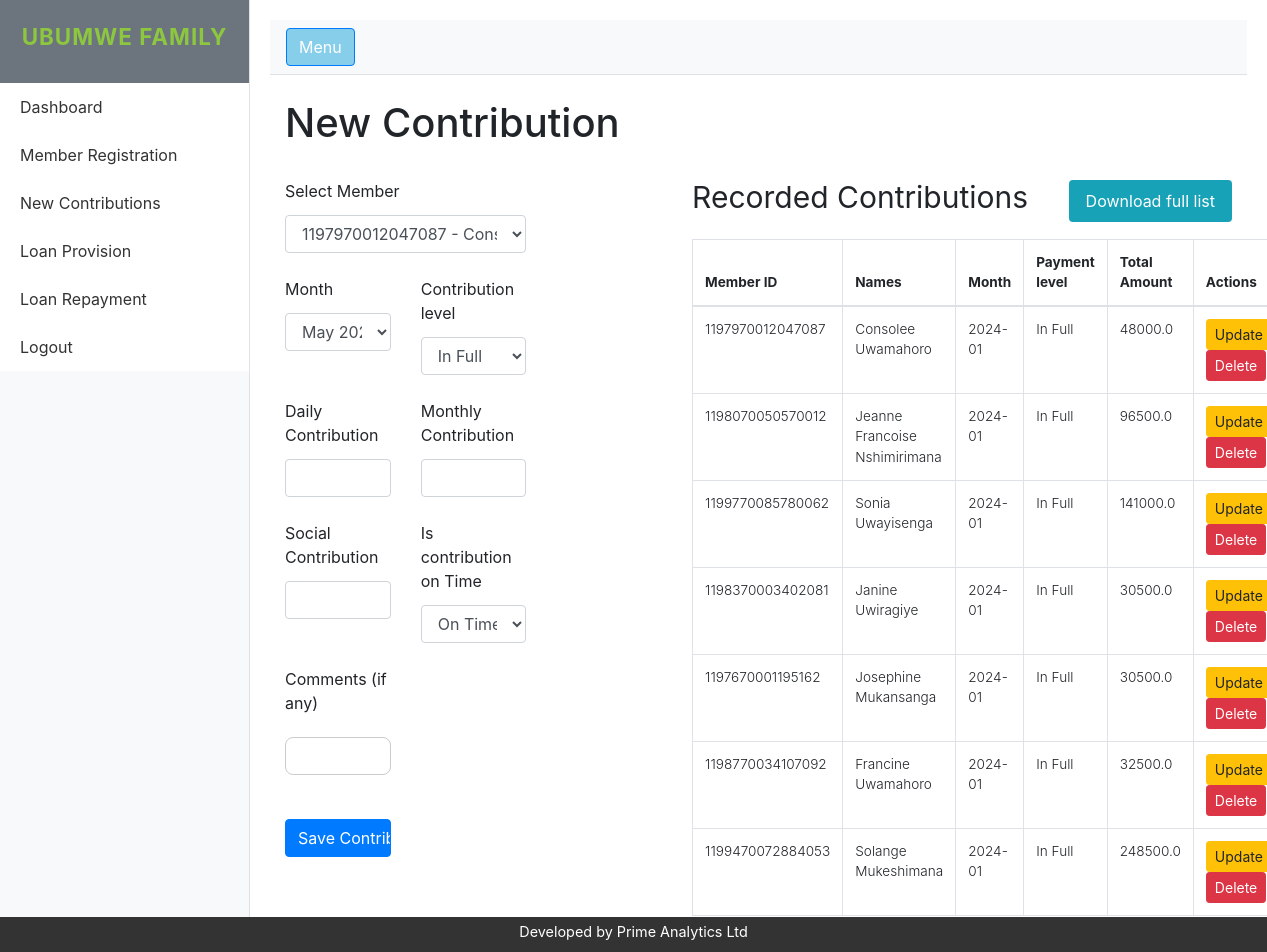
The app's page /contribute (signed in) with its own data.
### savings_group/models.py (models this page shows)
class Contribution(db.Model):
    id = db.Column(db.Integer, primary_key=True)
    member_id = db.Column(db.String(16), db.ForeignKey('member.id'), nullable=False)
    month = db.Column(db.String(7), nullable=False)  # Format: YYYY-MM
    contrib_type = db.Column(db.String(7), nullable=False) #Either In full and In part
    contrib_time = db.Column(db.String(7), nullable=False)  # Either In full and In part
    daily_contr_amount = db.Column(db.Float, nullable=False) #Daily Contribution
    monthly_contr_amount = db.Column(db.Float, nullable=False) #Monthly Contribution
    social_contr_amount = db.Column(db.Float, nullable=False) #Social Contribution
    date_of_record_reg = db.Column(db.DateTime, default=lambda: datetime.now(gmt_plus_2).replace(microsecond=0), nullable=False)
    late_days = db.Column(db.Integer, nullable=True) #Number of Days the contribution has been late
    penalty_amount = db.Column(db.Float, nullable=True)  # Total penalties paid
    total_paid = db.Column(db.Float, nullable=True)  # Total amount paid (contributions + penalties)
    comment = db.Column(db.String(400), nullable=True) # Any comment the user want to put in
    member = db.relationship('Member', backref=db.backref('contributions', lazy=True))

class Member(db.Model):
    id = db.Column(db.String(16), primary_key=True)
    first_name = db.Column(db.String(100), nullable=False)
    last_name = db.Column(db.String(100), nullable=False)
    phone = db.Column(db.String(10), nullable=False)
    nber_of_accounts = db.Column(db.Integer, nullable=False)
    joining_date = db.Column(db.Date, nullable=True)
    next_of_kin = db.Column(db.String(100), nullable=True)
    date_of_registration = db.Column(
        db.DateTime,
        default=lambda: datetime.now(gmt_plus_2).replace(second=0, microsecond=0),
        nullable=False
    )

### savings_group/app.py (the view)
@app.route('/contribute', methods=['GET', 'POST'])
@login_required
def contribute():
    form = ContributionForm()
    form.member.choices = [
        (str(member.id), f"{member.id} - {member.first_name} {member.last_name}")
        for member in Member.query.all()
    ]
    selected_member_id = form.member.data or (form.member.choices[0][0] if form.member.choices else None)
    if selected_member_id:
        form.month.choices = get_available_months_for_member(selected_member_id)
    else:
        form.month.choices = get_all_months()
    form.contrib_type.choices = [
        ('In Full', 'In Full'),
        ('Partial', 'Partial')
    ]
    form.contrib_time.choices = [
        ('On Time', 'On Time'),
        ('Late', 'Late')
    ]
    if form.validate_on_submit():
        member_id = form.member.data
        member = Member.query.filter_by(id=member_id).first()
        month = form.month.data
        contrib_type = form.contrib_type.data
        contrib_time = form.contrib_time.data
        daily_contr_amount = form.daily_contr_amount.data
        monthly_contr_amount = form.monthly_contr_amount.data
        social_contr_amount = form.social_contr_amount.data
        late_days   = form.late_days.data
        comment = form.comment.data or ""  # Default to empty string
        penalty_amount = form.penalty_amount.data or 0  # Default to 0 if None
        total_paid = (daily_contr_amount or 0) + (monthly_contr_amount or 0) + (
                    social_contr_amount or 0) + penalty_amount
        existing_contribution = Contribution.query.filter_by(
            member_id=member.id, month=form.month.data
        ).first()
        if existing_contribution:
            flash(f'Contribution for {form.month.data} already recorded!', 'warning')
            return redirect(url_for('contribute'))
        new_contribution = Contribution(
            member_id=member.id,
            month=month,
            contrib_type =contrib_type,
            contrib_time =contrib_time,
            daily_contr_amount = daily_contr_amount,
            monthly_contr_amount = monthly_contr_amount,
            social_contr_amount = social_contr_amount,
            late_days = late_days,
            penalty_amount = penalty_amount,
            total_paid=total_paid,
            comment=comment
        )
        print("Form Submitted Data:", form.data)
        db.session.add(new_contribution)
        db.session.commit()
        flash(f'Contribution of {total_paid} recorded for {member.first_name} {member.last_name}!', 'success')
        return redirect(url_for('contribute'))
    else:
        print("Form Errors:", form.errors)
    return render_template('contribute.html', form=form, contributions =get_list_of_contributions())

### savings_group/forms.py
class ContributionForm(FlaskForm):
    member = SelectField('Select Member', coerce=str, validators=[DataRequired()])
    month = SelectField(
        'Month',
        validators=[DataRequired(), Regexp(r'^\d{4}-\d{2}$', message="Invalid month format (YYYY-MM)")]
    )
    contrib_type =SelectField('Contribution level', validators=[DataRequired()])
    contrib_time =SelectField('Is contribution on Time', validators=[DataRequired()])
    daily_contr_amount = IntegerField('Daily Contribution', validators=[DataRequired()])
    monthly_contr_amount = IntegerField('Monthly Contribution', validators=[DataRequired()])
    social_contr_amount = IntegerField('Social Contribution', validators=[DataRequired()])
    late_days = IntegerField('Number of Late days', validators=[Optional(), NumberRange(min=0, max=100)])
    penalty_amount = IntegerField('Total Penalties', validators=[Optional()])
    comment = StringField('Comments (if any)', validators=[Optional()])
    submit = SubmitField('Save Contribution')

### savings_group/app.py (called while the page is built)
def login_required(f):
    @wraps(f)
    def decorated_function(*args, **kwargs):
        if 'user_id' not in session:
            return redirect(url_for('login'))
        return f(*args, **kwargs)
    return decorated_function

### savings_group/data.py (called while the page is built)
def get_list_of_contributions():
    return db.session.execute(text("""
        SELECT Contribution.*, Member.first_name, Member.last_name
        FROM Contribution
        JOIN Member ON Contribution.member_id = Member.id
        ORDER BY Contribution.month DESC
    """))

def get_all_months(start_year=2022):
    now = datetime.now()
    months = []
    for year in range(start_year, now.year + 1):
        last_month = now.month if year == now.year else 12
        for month in range(1, last_month + 1):
            value = f"{year}-{month:02d}"
            label = datetime(year, month, 1).strftime("%B %Y")
            months.append((value, label))
    return months[::-1]  # Most recent first

def get_available_months_for_member(member_id):
    all_months = get_all_months()
    contributed_months = {
        c.month for c in Contribution.query.filter_by(member_id=member_id).all()
    }
    return [m for m in all_months if m[0] not in contributed_months]

### savings_group/templates/contribute.html (shortened to what this page needs)
{% extends "custom_layout.html" %}
{% block content %}
    <h1>New Contribution</h1>
    <div class="row">
        <div class="col-md-5">
            <form method="POST" action="{{ url_for('contribute') }}" >
                <div class="row g-3 mt-4">
                    <div class="col-md-8">
                        <label for="member" class="form-label">{{ form.member.label }}</label>
                        {{ form.member(class="form-control", id="member") }}
                    </div>
                </div>
                <div class="row g-3 mt-4">
                    <div class="col-md-4">
                        <label for="month" class="form-label">{{ form.month.label }}</label>
                        {{ form.month(class="form-control", id="month") }}
                    </div>
                     <div class="col-md-4">
                        <label for="contrib_type" class="form-label">{{ form.contrib_type.label }}</label>
                        {{ form.contrib_type(class="form-control", id="contrib_type") }}
                    </div>
                </div>
                <div class="row g-3 mt-4">
                    <div class="col-md-4">
                        <label for="daily_contr_amount" class="form-label">{{ form.daily_contr_amount.label }}</label>
                        {{ form.daily_contr_amount(class="form-control", id="daily_contr_amount") }}
                    </div>
                    <div class="col-md-4">
                        <label for="monthly_contr_amount" class="form-label">{{ form.monthly_contr_amount.label }}</label>
                        {{ form.monthly_contr_amount(class="form-control", id="monthly_contr_amount") }}
                    </div>
                </div>
                <div class="row g-3 mt-4">
                    <div class="col-md-4">
                        <label for="social_contr_amount" class="form-label">{{ form.social_contr_amount.label }}</label>
                        {{ form.social_contr_amount(class="form-control", id="social_contr_amount") }}
                    </div>
                    <div class="col-md-4">
                        <label for="contrib_time" class="form-label">{{ form.contrib_time.label }}</label>
                        {{ form.contrib_time(class="form-control", id="contrib_time", onchange="togglePenalties()") }}
                    </div>
                </div>
                <div class="row g-3 mt-4">
                    <div class="col-md-4">
                        <label for="comment" class="form-label">{{ form.comment.label }}</label>
                        {{ form.comment(class="form-control", id="comment") }}
                    </div>
                </div>
                <div class="row g-3 mt-4">
                    <div class="col-md-4 d-flex align-items-end">
                        {{ form.submit(class="btn btn-primary w-100") }}
                    </div>
                </div>
            </form>
        </div>
        <div class="col-md-7">
            <div class="mt-4">
                <div style="display: flex; justify-content: space-between; align-items: center; margin-bottom: 1rem;">
                    <h3 style="font-size: 30px;  font-weight: 400;">Recorded Contributions</h3>
                    <a href="{{ url_for('download_list_of_contributions') }}" class="btn" style="background:#17a2b8; color: white; padding: 8px 16px; text-decoration: none; border-radius: 4px;"> Download full list</a>
                </div>
                <table id="AllContributionsTable" class="table table-bordered" style="font-size: 0.85em; height: 30px; font-weight: 300;">
                    <thead>
                        <tr>
                            <th>Member ID</th>
                            <th>Names</th>
                            <th>Month</th>
                            <th>Payment level</th>
                            <th>Total Amount</th>
                            <th>Actions</th>
                        </tr>
                    </thead>
                    <tbody>
                        {% for contribution in contributions %}
                        <tr>
                            <td>{{ contribution.member_id }}</td>
                            <td>{{ contribution.first_name }} {{ contribution.last_name }}</td>
                            <td>{{ contribution.month }}</td>
                            <td>{{ contribution.contrib_type }}</td>
                            <td>{{ contribution.total_paid }}</td>
                            <td>
                                <a href="{{ url_for('edit_contribution', contribution_id=contribution.id) }}" class="btn btn-sm btn-warning">Update</a>
                                <form action="{{ url_for('delete_contribution', contribution_id=contribution.id) }}" method="POST" style="display:inline;" onsubmit="return confirm('Are you sure you want to delete this contribution?');">
                                    <button type="submit" class="btn btn-sm btn-danger">Delete</button>
                                </form>
                            </td>
                        </tr>
                        {% endfor %}
                    </tbody>
                </table>
            </div>
        </div>
    </div>
{% endblock %}

### savings_group/static/css/style.css (style rules this page uses)
html, body { height: 100%; }
body { font-family: Arial, sans-serif; }
input[type="text"], input[type="password"] { width: 100%; padding: 12px; margin: 10px 0 20px 0; border: 1px solid #ccc; border-radius: 8px; box-sizing: border-box; }
.form-label { margin-bottom: 0.25rem !important; }

### records on screen
Contribution: member_id "1197970012047087", first_name "Consolee", last_name "Uwamahoro", month "2024-01", contrib_type "In Full", total_paid "48000.0"
Contribution: member_id "1198070050570012", first_name "Jeanne Francoise", last_name "Nshimirimana", month "2024-01", contrib_type "In Full", total_paid "96500.0"
Contribution: member_id "1199770085780062", first_name "Sonia", last_name "Uwayisenga", month "2024-01", contrib_type "In Full", total_paid "141000.0"
Contribution: member_id "1198370003402081", first_name "Janine", last_name "Uwiragiye", month "2024-01", contrib_type "In Full", total_paid "30500.0"
Contribution: member_id "1197670001195162", first_name "Josephine", last_name "Mukansanga", month "2024-01", contrib_type "In Full", total_paid "30500.0"
Contribution: member_id "1198770034107092", first_name "Francine", last_name "Uwamahoro", month "2024-01", contrib_type "In Full", total_paid "32500.0"
Contribution: member_id "1199470072884053", first_name "Solange", last_name "Mukeshimana", month "2024-01", contrib_type "In Full", total_paid "248500.0"
